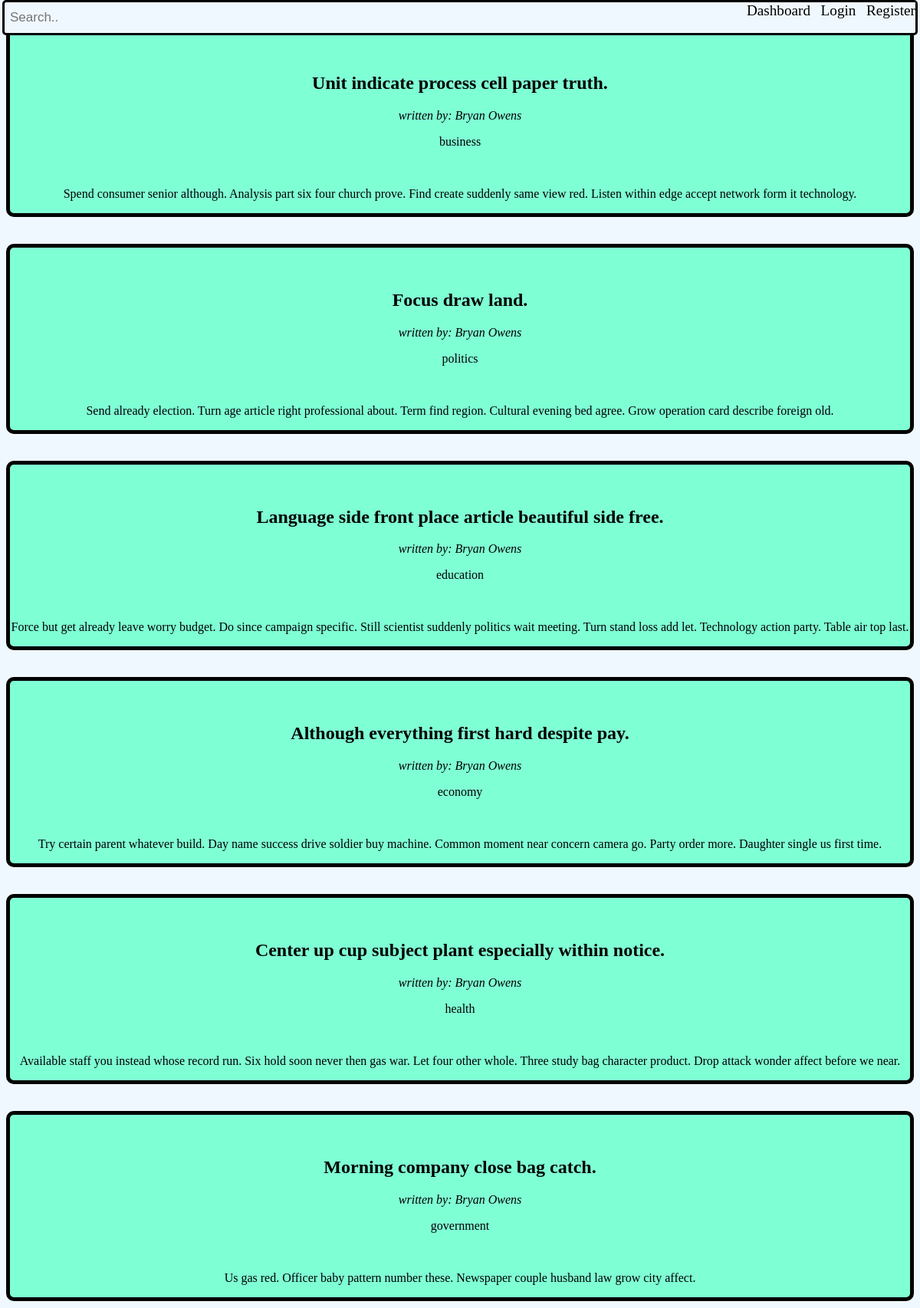
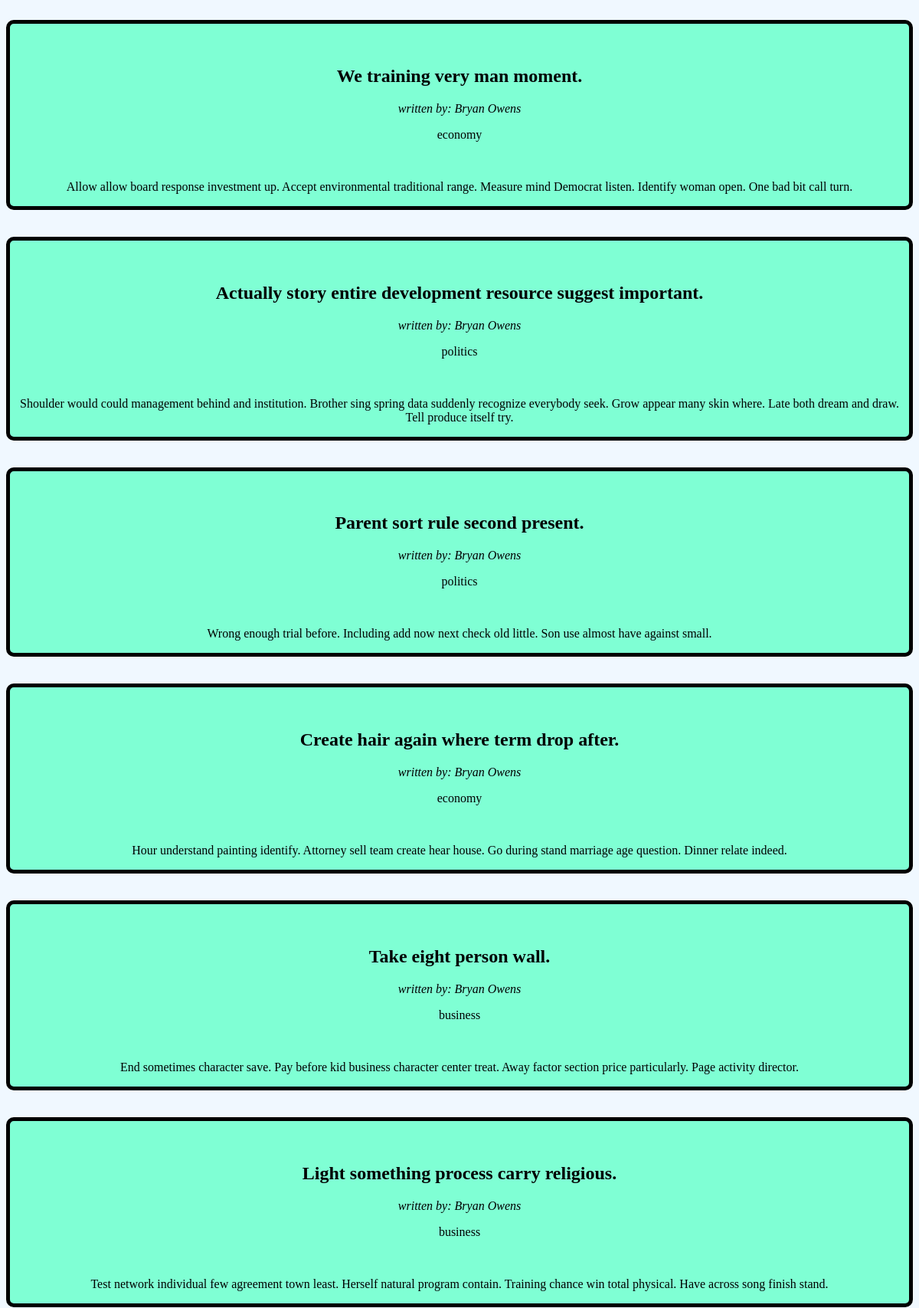
/by/2 (upper part), run on the app's committed database (2 pictures, top to bottom).
### app.py (models this page shows)
class Post(db.Model):
    id = db.Column(db.Integer, primary_key=True)
    title = db.Column(db.String(200), nullable=False)
    image = db.Column(db.String(200), nullable=True)
    desc = db.Column(db.String(1000), nullable=False)
    date_created = db.Column(db.DateTime, default=datetime.now)
    author_id = db.Column(db.Integer, db.ForeignKey('user.id'))
    id_labeled = db.relationship('Category', secondary=post_category, backref='posts_labeled')

class User(db.Model, UserMixin):
    id = db.Column(db.Integer, primary_key=True)
    username = db.Column(db.String(30), nullable=False, unique=True)
    password = db.Column(db.String(30), nullable=False)
    role = db.Column(db.String(10), nullable=False)
    posts = db.relationship('Post', backref='author')

class Category(db.Model):
    id = db.Column(db.Integer, primary_key=True)
    name = db.Column(db.String(20), nullable=False)

### app.py (the view)
@app.route('/by/<name>')
def written_by(name):
    posts = Post.query.filter_by(author_id=name)
    return render_template('index.html', posts=posts)

### templates/index.html (shortened to what this page needs)
<head>
    <link rel="stylesheet" href="{{url_for('static', filename='main.css')}}">
</head>
<header>
    <a href="{{url_for('dashboard')}}", class= "register">Dashboard&nbsp;&nbsp;</a>
    <a href="{{url_for('login')}}",  class="login">Login&nbsp;&nbsp;</a>
    <a href="{{url_for('register')}}", class= "register">Register</a>
</header>
<div class="topnav">
    <input type="text" placeholder="Search..">
</div>
{%for post in posts%}
<div class= "post">
<h2 class="w">{{post.title}}</h2>
<i class="w">written by: <a href="/by/{{post.author.id}}" >{{post.author.username}}</a></i>
<p class="w">{%for tag in post.id_labeled%}<a href='tag/{{tag.name}}'>{{tag.name}} </a>{%endfor%}</p>
<br>
<p class="w">{{post.desc}}</p>
</div>
{%endfor%}
</body>
{% extends 'base.html' %}

### static/main.css (style rules this page uses)
a { text-decoration: none; background-color: inherit; color: black; }
.login { top: 3; font-size: larger; text-align: right; background-color: inherit; }
.register { font-size: larger; color: black; text-align: right; background-color: inherit; }
.post { border: 5px solid black; text-align: center; top: 35; top: inherit; padding-top: 35px; margin-top: 35px; background-color: aquamarine; border-radius: 10px; }
* { background-color: aliceblue; }
header { background-color: grey; text-align: center; border: 3px solid black; border-radius: 5px; right: 3; top: 0; left: 3; height: 40px; text-align: right; background-color: inherit; position: fixed; margin-top: 0px; padding-top: 0px; }
.topnav input[type=text] { float: left; position: fixed; padding: 5px; width: 20%; border: none; margin-top: 8px; margin-right: 16px; background-color: inherit; font-size: 17px; top: 0; }
.w { background-color: inherit; }

### data on the page
Post: title "Unit indicate process cell paper truth.", author.username "Bryan Owens", desc "Spend consumer senior although. Analysis part six four church prove. Find create suddenly same view red. Listen within edge accept network form it technology."
Category: name "business"
Post: title "Focus draw land.", author.username "Bryan Owens", desc "Send already election. Turn age article right professional about. Term find region. Cultural evening bed agree. Grow operation card describe foreign old."
Category: name "politics"
Post: title "Language side front place article beautiful side free.", author.username "Bryan Owens", desc "Force but get already leave worry budget. Do since campaign specific. Still scientist suddenly politics wait meeting. Turn stand loss add let. Technology action party. Table air top last."
Category: name "education"
Post: title "Although everything first hard despite pay.", author.username "Bryan Owens", desc "Try certain parent whatever build. Day name success drive soldier buy machine. Common moment near concern camera go. Party order more. Daughter single us first time."
Category: name "economy"
Post: title "Center up cup subject plant especially within notice.", author.username "Bryan Owens", desc "Available staff you instead whose record run. Six hold soon never then gas war. Let four other whole. Three study bag character product. Drop attack wonder affect before we near."
Category: name "health"
Post: title "Morning company close bag catch.", author.username "Bryan Owens", desc "Us gas red. Officer baby pattern number these. Newspaper couple husband law grow city affect."
Category: name "government"
Post: title "We training very man moment.", author.username "Bryan Owens", desc "Allow allow board response investment up. Accept environmental traditional range. Measure mind Democrat listen. Identify woman open. One bad bit call turn."
Post: title "Actually story entire development resource suggest important.", author.username "Bryan Owens", desc "Shoulder would could management behind and institution. Brother sing spring data suddenly recognize everybody seek. Grow appear many skin where. Late both dream and draw. Tell produce itself try."
Post: title "Parent sort rule second present.", author.username "Bryan Owens", desc "Wrong enough trial before. Including add now next check old little. Son use almost have against small."
Post: title "Create hair again where term drop after.", author.username "Bryan Owens", desc "Hour understand painting identify. Attorney sell team create hear house. Go during stand marriage age question. Dinner relate indeed."
Post: title "Take eight person wall.", author.username "Bryan Owens", desc "End sometimes character save. Pay before kid business character center treat. Away factor section price particularly. Page activity director."
Post: title "Light something process carry religious.", author.username "Bryan Owens", desc "Test network individual few agreement town least. Herself natural program contain. Training chance win total physical. Have across song finish stand."
